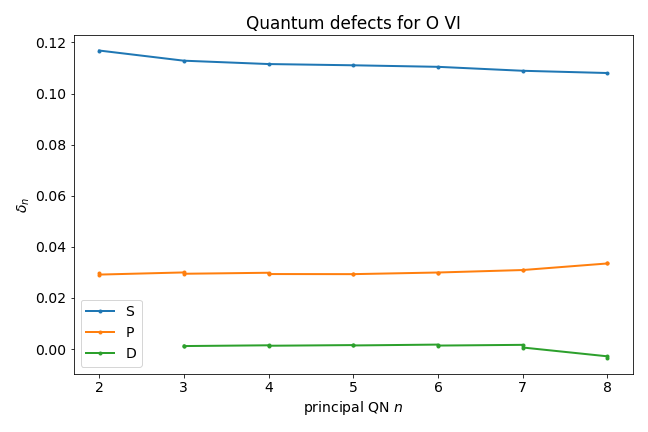

The Python source for this figure:
import matplotlib.pyplot as plt
import numpy as np
import scipy.special as sp
import subprocess
import math
import dippy as dp

ee=dp.dippyClass.ee
em=dp.dippyClass.em
cc=dp.dippyClass.cc
hh=dp.dippyClass.hh
bk=dp.dippyClass.bk
pi=dp.dippyClass.pi
rydinf=dp.dippyClass.c['rydinf']

plt.rcParams.update({'font.size': 14})
plt.rcParams.update({'lines.linewidth': 2.})


el=8
isos=3
z=el-isos+1
#atom=dp.diprd(el,el-isos+1,True)
diprd_init=dp.diprd(el,el-isos+1,True)
atom = diprd_init.atom
lvl=atom['lvl']
ip=dp.dippyClass.iprd()
ipj=ip[el,z]*ee
print(ip[el,z])
print(ee)

e=dp.dippyClass.dict2array(lvl,'e',float)* hh*cc # erg
pqn=dp.dippyClass.dict2array(lvl,'pqn',int)
l=pqn*0.
nstar=l*0.

for i in range(0,len(lvl)):
    orb1= lvl[i]['orb1']
    p=math.floor(orb1/100)
    pqn[i]=p
    #pqn[i]= lvl[i]['pqn']
    ll=orb1-p*100
    ll=math.floor(ll/10)
    l[i] = ll
    # from ip-E = ryd*z*z / nstar^2
    dej = (ipj-e[i]) 
    nstar[i]= z * np.sqrt( rydinf/ dej )
    print(i, pqn[i]-nstar[i],lvl[i]['label'],'PQN  =  ', pqn[i], '  L  = ',l[i])

delt=pqn-nstar



lab=['S','P','D','F']
for s in range(0,3):
    ok= (l == s).nonzero()
    plt.plot(pqn[ok],0*pqn[ok]+delt[ok],'.-',label=lab[s])



plt.xlabel(r'principal QN $n$')
plt.ylabel(r'$\delta_n$')

plt.title('Quantum defects for '+dp.dippyClass.atomname(el)+ ' '+dp.dippyClass.roman(z))
plt.legend()             
plt.tight_layout()
plt.savefig('mg2.png')
plt.show()
plt.close()

#subprocess.run(["open", "mg2.png"]) 



